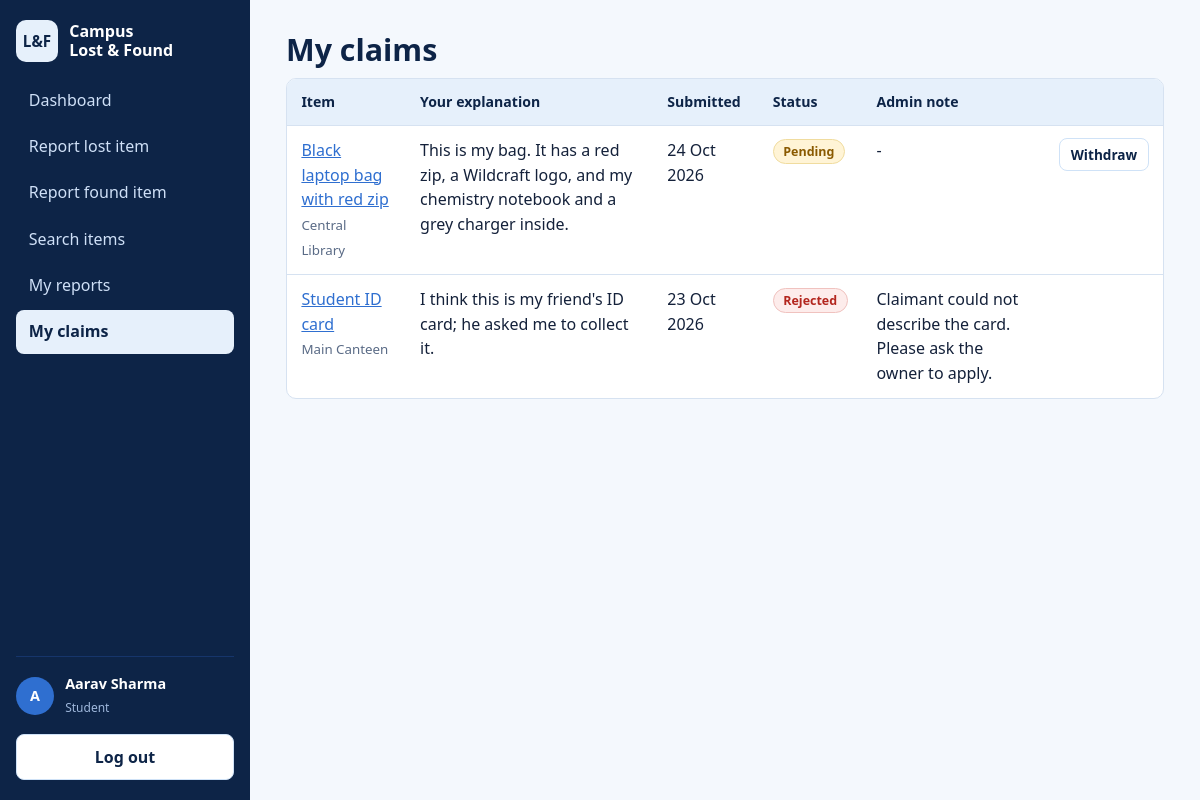
/my-claims.php (signed in), run on the app's committed database.
### tables this page shows
CREATE TABLE users (
  id            INT UNSIGNED NOT NULL AUTO_INCREMENT,
  full_name     VARCHAR(100) NOT NULL,
  email         VARCHAR(150) NOT NULL,
  password_hash VARCHAR(255) NOT NULL,
  role          ENUM('student','admin') NOT NULL DEFAULT 'student',
  created_at    TIMESTAMP NOT NULL DEFAULT CURRENT_TIMESTAMP,
  PRIMARY KEY (id),
  UNIQUE KEY uq_users_email (email)
);

CREATE TABLE claims (
  id          INT UNSIGNED NOT NULL AUTO_INCREMENT,
  item_id     INT UNSIGNED NOT NULL,
  claimant_id INT UNSIGNED NOT NULL,
  message     TEXT NOT NULL,
  status      ENUM('pending','approved','rejected') NOT NULL DEFAULT 'pending',
  admin_note  VARCHAR(255) DEFAULT NULL,
  created_at  TIMESTAMP NOT NULL DEFAULT CURRENT_TIMESTAMP,
  reviewed_at TIMESTAMP NULL DEFAULT NULL,
  PRIMARY KEY (id),
  UNIQUE KEY uq_claim_once (item_id, claimant_id),
  KEY idx_claims_status (status),
  CONSTRAINT fk_claims_item     FOREIGN KEY (item_id)     REFERENCES items(id) ON DELETE CASCADE,
  CONSTRAINT fk_claims_claimant FOREIGN KEY (claimant_id) REFERENCES users(id) ON DELETE CASCADE
);

CREATE TABLE items (
  id          INT UNSIGNED NOT NULL AUTO_INCREMENT,
  user_id     INT UNSIGNED NOT NULL,
  type        ENUM('lost','found') NOT NULL,
  title       VARCHAR(120) NOT NULL,
  category    VARCHAR(50)  NOT NULL,
  location    VARCHAR(150) NOT NULL,
  item_date   DATE NOT NULL,
  description TEXT NOT NULL,
  image       VARCHAR(100) DEFAULT NULL,
  status      ENUM('open','returned','resolved') NOT NULL DEFAULT 'open',
  created_at  TIMESTAMP NOT NULL DEFAULT CURRENT_TIMESTAMP,
  updated_at  TIMESTAMP NOT NULL DEFAULT CURRENT_TIMESTAMP ON UPDATE CURRENT_TIMESTAMP,
  PRIMARY KEY (id),
  KEY idx_items_type_status (type, status),
  KEY idx_items_category (category),
  KEY idx_items_user (user_id),
  CONSTRAINT fk_items_user FOREIGN KEY (user_id) REFERENCES users(id) ON DELETE CASCADE
);

### config/database.php (called while the page is built, shortened)
<?php
function db(): PDO
{
    static $pdo = null;
    if ($pdo === null) {
        try {
            $pdo = new PDO(
                'mysql:host=' . DB_HOST . ';dbname=' . DB_NAME . ';charset=utf8mb4',
                DB_USER,
                DB_PASS,
                [
                    PDO::ATTR_ERRMODE            => PDO::ERRMODE_EXCEPTION,
                    PDO::ATTR_DEFAULT_FETCH_MODE => PDO::FETCH_ASSOC,
                    PDO::ATTR_EMULATE_PREPARES   => false,
                ]
            );
        } catch (PDOException $e) {
            http_response_code(500);
            exit('Database connection failed. Start MySQL in the XAMPP Control Panel, import database.sql, and check config/database.php.');
        }
    }
    return $pdo;
}

### includes/auth.php (called while the page is built, shortened)
<?php
require_once __DIR__ . '/functions.php';
function current_user(bool $refresh = false): ?array
{
    static $cache = false;
    if ($cache === false) {
        $cache = null;
        if (!empty($_SESSION['user_id'])) {
            $st = db()->prepare('SELECT id, full_name, email, role FROM users WHERE id = :id');
            $st->execute([':id' => (int)$_SESSION['user_id']]);
            $cache = $st->fetch() ?: null;
        }
    }
    return $cache;
}
function require_login(): array
{
    $u = current_user();
    return $u;
}

### my-claims.php (the view, shortened to what this page needs)
<?php
require_once __DIR__ . '/includes/auth.php';
$user = require_login();
$pdo = db();
$st = $pdo->prepare('SELECT c.*, i.title, i.location, i.status AS item_status FROM claims c JOIN items i ON i.id = c.item_id
                     WHERE c.claimant_id = :u ORDER BY c.created_at DESC');
$st->execute([':u' => $user['id']]);
$rows = $st->fetchAll();
require __DIR__ . '/includes/header.php';
?>
<h1>My claims</h1>
<?php if (!$rows): ?>
  <p class="empty">You have not claimed anything. Browse <a href="<?= url('search-items.php?type=found&status=open') ?>">found items</a> to find yours.</p>
<?php else: ?>
<div class="table-wrap"><table>
  <thead><tr><th>Item</th><th>Your explanation</th><th>Submitted</th><th>Status</th><th>Admin note</th><th></th></tr></thead>
  <tbody>
  <?php foreach ($rows as $r): ?>
    <tr>
      <td data-label="Item"><a href="<?= url('item-details.php?id=' . (int)$r['item_id']) ?>"><?= e($r['title']) ?></a><br><small class="muted"><?= e($r['location']) ?></small></td>
      <td data-label="Your explanation" class="prewrap"><?= e($r['message']) ?></td>
      <td data-label="Submitted"><?= e(fmt_date($r['created_at'])) ?></td>
      <td data-label="Status"><?= claim_badge($r['status']) ?></td>
      <td data-label="Admin note"><?= $r['admin_note'] ? e($r['admin_note']) : '-' ?></td>
      <td>
        <?php if ($r['status'] === 'pending'): ?>
        <form method="post"><?= csrf_field() ?><input type="hidden" name="claim_id" value="<?= (int)$r['id'] ?>">
          <button class="btn btn-sm btn-light" type="submit" data-confirm="Withdraw this claim?">Withdraw</button></form>
        <?php endif; ?>
      </td>
    </tr>
  <?php endforeach; ?>
  </tbody>
</table></div>
<?php endif; ?>
<?php require __DIR__ . '/includes/footer.php'; ?>

### includes/header.php (shortened to what this page needs)
<?php
require_once __DIR__ . '/auth.php';
$user       = current_user();
$adminArea  = $adminArea ?? false;
$script     = $_SERVER['SCRIPT_NAME'] ?? '';
$typeParam  = $_GET['type'] ?? '';
if ($adminArea && $user) {
    $links = [
        ['admin/dashboard.php', 'Dashboard'], ['admin/claims.php', 'Claims'],
        ['admin/items.php', 'Reports'], ['admin/users.php', 'Users'], ['index.php', 'Student site'],
    ];
} elseif ($user) {
    $links = [
        ['dashboard.php', 'Dashboard'], ['report-item.php?type=lost', 'Report lost item'],
        ['report-item.php?type=found', 'Report found item'], ['search-items.php', 'Search items'],
        ['my-reports.php', 'My reports'], ['my-claims.php', 'My claims'],
    ];
} else {
    $links = [['index.php', 'Home'], ['search-items.php', 'Search items'], ['login.php', 'Log in'],
              ['register.php', 'Create account'], ['admin/login.php', 'Admin login']];
}
function nav_active(string $link, string $script, string $typeParam): bool
{
    $path = explode('?', $link)[0];
    if (substr($script, -strlen($path)) !== $path) { return false; }
    return true;
}
?>
<!DOCTYPE html>
<html lang="en">
<head>
  <link rel="stylesheet" href="<?= url('assets/css/style.css') ?>">
</head>
<body>
<div class="shell">
  <aside class="sidebar" id="sidebar">
    <a class="brand" href="<?= url($adminArea ? 'admin/dashboard.php' : 'index.php') ?>">
      <span class="brand-mark" aria-hidden="true">L&amp;F</span>
      <span>Campus<br>Lost &amp; Found<?= $adminArea ? ' <small>Admin</small>' : '' ?></span>
    </a>
    <nav aria-label="Main">
      <?php foreach ($links as [$href, $label]): ?>
        <a href="<?= url($href) ?>" class="<?= nav_active($href, $script, $typeParam) ? 'active' : '' ?>"><?= e($label) ?></a>
      <?php endforeach; ?>
    </nav>
    <?php if ($user): ?>
      <div class="side-user">
        <div class="avatar" aria-hidden="true"><?= e(mb_strtoupper(mb_substr($user['full_name'], 0, 1))) ?></div>
        <div><strong><?= e($user['full_name']) ?></strong><br><small><?= e($user['role']) ?></small></div>
      </div>
      <form method="post" action="<?= url('logout.php') ?>">
        <button class="btn btn-light btn-block" type="submit">Log out</button>
      </form>
    <?php endif; ?>
  </aside>
  <main id="main" class="content">

### includes/functions.php (shortened to what this page needs)
<?php
require_once __DIR__ . '/../config/database.php';
function e($v): string { return htmlspecialchars((string)$v, ENT_QUOTES | ENT_SUBSTITUTE, 'UTF-8'); }
function url(string $path = ''): string { return BASE_URL . '/' . ltrim($path, '/'); }
function fmt_date(?string $d): string { return $d ? date('d M Y', strtotime($d)) : ''; }
function claim_badge(string $status): string
{
    return '<span class="badge badge-c-' . e($status) . '">' . e(ucfirst($status)) . '</span>';
}

### assets/css/style.css (style rules this page uses)
:root { --navy: #0d2447; --navy-2: #16356b; --blue: #2f6fd0; --sky: #e6f0fb; --sky-2: #cfe2f7; --ink: #14213a; --muted: #5a6b86; --line: #d6e2f1; --white: #fff; --red: #b3261e; --green: #17734a; --amber: #8a5a00; --radius: 10px; --sidebar: 250px; }
* { box-sizing: border-box; }
html { scroll-behavior: smooth; }
body { margin: 0; color: var(--ink); background: #f4f8fd; font: 16px/1.55 "Segoe UI", system-ui, -apple-system, Roboto, Arial, sans-serif; }
h1, h2, h3 { color: var(--navy); line-height: 1.2; margin: 0 0 .6rem; }
h1 { font-size: 1.9rem; }
a { color: var(--blue); }
.muted { color: var(--muted); }
.prewrap { white-space: pre-wrap; word-break: break-word; }
.shell { display: flex; min-height: 100vh; }
.sidebar { width: var(--sidebar); flex: none; background: var(--navy); color: #fff; padding: 1.25rem 1rem; display: flex; flex-direction: column; gap: 1rem; position: sticky; top: 0; height: 100vh; overflow-y: auto; }
.brand { display: flex; align-items: center; gap: .7rem; color: #fff; text-decoration: none; font-weight: 600; line-height: 1.2; }
.brand-mark { display: grid; place-items: center; width: 42px; height: 42px; border-radius: 10px; background: var(--sky); color: var(--navy); font-weight: 800; font-size: .95rem; }
.sidebar nav { display: flex; flex-direction: column; gap: .15rem; flex: 1; }
.sidebar nav a { color: #cfe0f7; text-decoration: none; padding: .6rem .8rem; border-radius: 8px; }
.sidebar nav a.active { background: var(--sky); color: var(--navy); font-weight: 600; }
.side-user { display: flex; gap: .7rem; align-items: center; border-top: 1px solid var(--navy-2); padding-top: 1rem; font-size: .9rem; }
.side-user small { color: #9fb8dc; text-transform: capitalize; }
.avatar { width: 38px; height: 38px; border-radius: 50%; background: var(--blue); display: grid; place-items: center; font-weight: 700; }
.content { flex: 1; min-width: 0; padding: 2rem clamp(1rem, 3vw, 2.5rem); max-width: 1200px; }
.btn { display: inline-block; border: 1px solid transparent; border-radius: 8px; padding: .6rem 1.1rem; font: inherit; font-weight: 600; cursor: pointer; text-decoration: none; text-align: center; }
.btn-light { background: var(--white); color: var(--navy); border-color: var(--sky-2); }
.btn-sm { padding: .3rem .65rem; font-size: .85rem; }
.btn-block { display: block; width: 100%; }
.badge { display: inline-block; padding: .1rem .6rem; border-radius: 99px; font-size: .78rem; font-weight: 600; border: 1px solid; }
.badge-c-pending { background: #fff4d6; color: var(--amber); border-color: #f0dc9f; }
.badge-c-rejected { background: #fdeceb; color: var(--red); border-color: #f0c2bf; }
.table-wrap { background: var(--white); border: 1px solid var(--line); border-radius: var(--radius); overflow-x: auto; }
table { width: 100%; border-collapse: collapse; }
th, td { text-align: left; padding: .75rem .9rem; border-bottom: 1px solid var(--line); vertical-align: top; }
th { background: var(--sky); color: var(--navy); font-size: .88rem; }
tr:last-child td { border-bottom: 0; }

### data on the page
users: full_name "A", full_name "Aarav Sharma", role "Student"
claims: item.title "Black laptop bag with red zip", item.location "Central Library", message "This is my bag. It has a red zip, a Wildcraft logo, and my chemistry notebook and a grey charger inside.", created_at "24 Oct 2026", status "Pending"
claims: item.title "Student ID card", item.location "Main Canteen", message "I think this is my friend's ID card; he asked me to collect it.", created_at "23 Oct 2026", status "Rejected", admin_note "Claimant could not describe the card. Please ask the owner to apply."

### other printed values
$label "Dashboard"
$label "Report lost item"
$label "Report found item"
$label "Search items"
$label "My reports"
$label "My claims"
